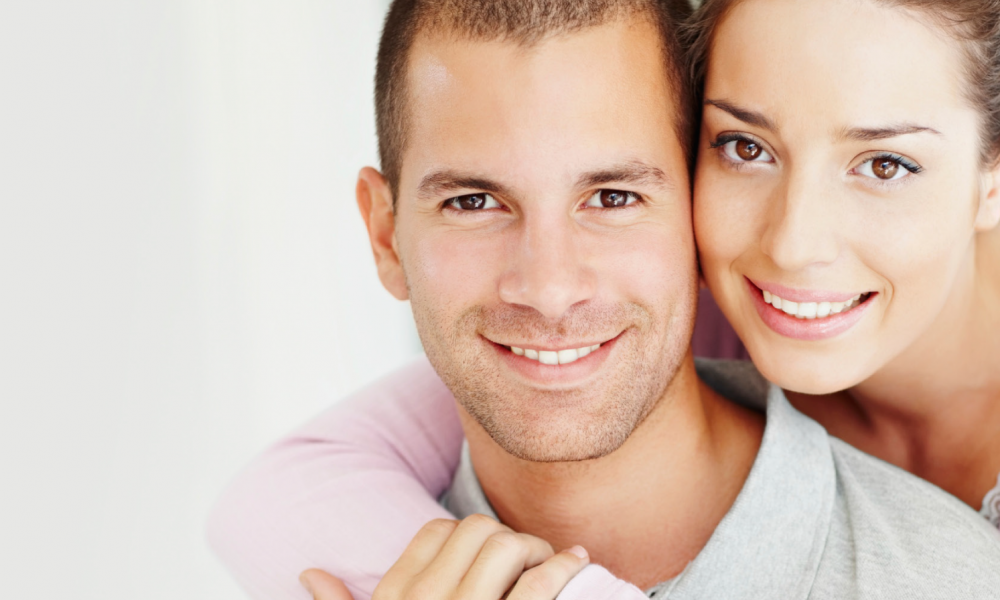
#> input picture learncv/assets/images/twopeoplewitheyes.png, 1000 x 600 px, found by its file name
$ python detectface.py
#> lines starting #> are read from the running program, lines starting #| are printed output that depends on the picture; after the words box and inside, x2 and y2 are one past the last pixel; in counts of white or black regions, pixels touching at a corner belong together
import numpy as np
import cv2
import os

# hold training data
def main():
    # print("This is running.")
    # getting the classifiers that come with opencv

    faceCascadeClassifierPath = (
        "./learncv/assets/classifiers/haarcascade_frontalface_default.xml"
    )

    eyeCascadeClassifierPath = (
        "./learncv/assets/classifiers/haarcascade_eye.xml"
    )

    print("cur path:", os.getcwd())

    faceCascade = cv2.CascadeClassifier(faceCascadeClassifierPath)
    # print("face cascade", faceCascade)
    eyeCascade = cv2.CascadeClassifier(eyeCascadeClassifierPath)
    # print("eyeCascade", eyeCascade)

    # print("This is running")

    img = cv2.imread("./learncv/assets/images/twopeoplewitheyes.png")
#> img is the input picture: shape (600, 1000, 3); mean B, G, R 179.9, 193.2, 216.3
    # gray = cv2.imread("./learncv/assets/images/myface.jpg", 0)
    gray = cv2.cvtColor(img, cv2.COLOR_BGR2GRAY)
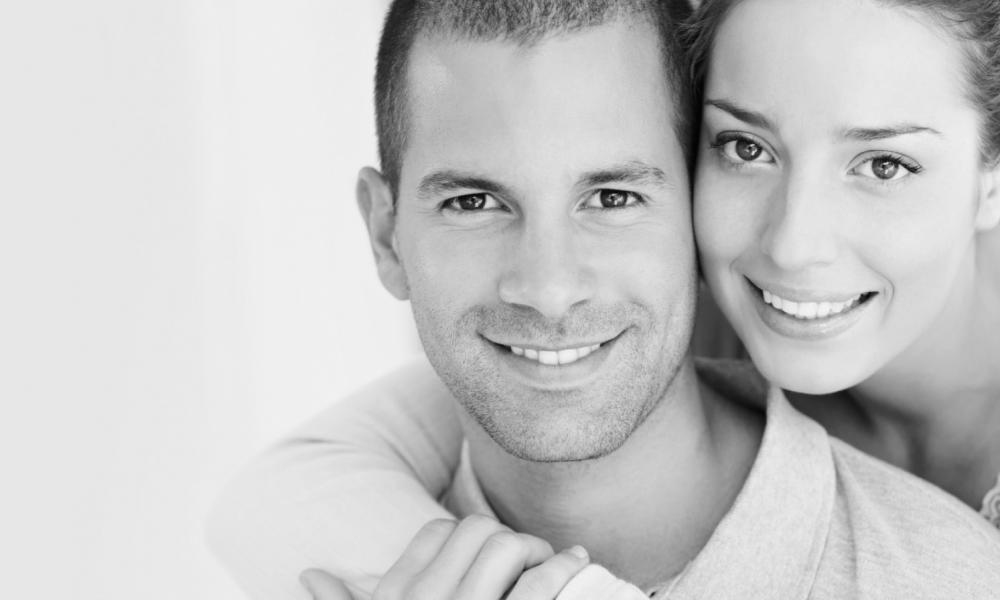
#> gray: shape (600, 1000); min 4, max 245, mean 198.6

    # print("This is running.")

    # not sure what this line does
    faces = faceCascade.detectMultiScale(gray, 1.3, 5)
#> faces = [[361, 59, 373, 373], [654, 36, 331, 331]]
    # detect multiscale does the detection and faceCascade is the classifier
    print(faces)
#| [[361  59 373 373]
#|  [654  36 331 331]]
    for (x, y, w, h) in faces:
        print("x, y, w, h", x, y, w, h)
        cv2.rectangle(img, (x, y), (x+w, y+h), (255, 0, 0), 2)
        roiGray = gray[y:y+h, x:x+w]
        roiColor = img[y:y+h, x:x+w]
        eyes = eyeCascade.detectMultiScale(roiGray)

        for (ex, ey, ew, eh) in eyes[:2]:
            print("eyes:", ex, ey, ew, eh)
            cv2.rectangle(roiColor, (ex, ey), (ex+ew, ey+eh), (0, 255, 0), 2)
#> this loop made 2 passes
#> (x, y, w, h, eyes) on passes 1 to 2: (361, 59, 373, 373, [[74, 109, 68, 68], [216, 108, 63, 63]]), (654, 36, 331, 331, [[185, 92, 77, 77], [51, 76, 74, 74], [186, 235, 54, 54]])
#| x, y, w, h 361 59 373 373
#| eyes: 74 109 68 68
#| eyes: 216 108 63 63
#| x, y, w, h 654 36 331 331
#| eyes: 185 92 77 77
#| eyes: 51 76 74 74
#> pass 1, in main, `roiGray = gray[y:y+h, x:x+w]`:
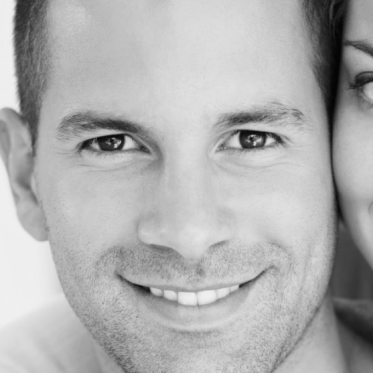
#> roiGray: shape (373, 373); min 4, max 240, mean 175.2
#> pass 1, in main, `roiColor = img[y:y+h, x:x+w]`:
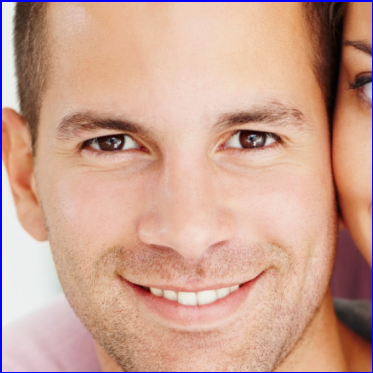
#> roiColor: shape (373, 373, 3); mean B, G, R 145.3, 162.1, 204.1
#> pass 2, in main, `roiGray = gray[y:y+h, x:x+w]`:
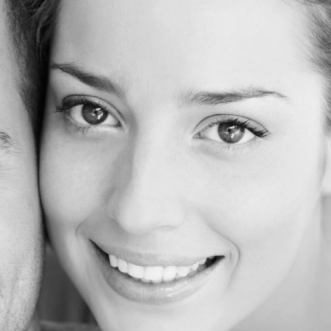
#> roiGray: shape (331, 331); min 4, max 245, mean 185
#> pass 2, in main, `roiColor = img[y:y+h, x:x+w]`:
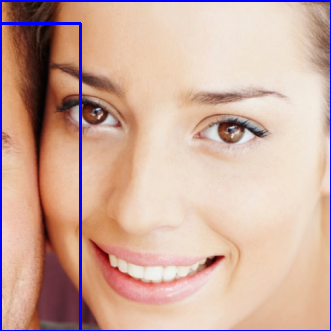
#> roiColor: shape (331, 331, 3); mean B, G, R 158.8, 172.3, 206.9
#> after the loop:
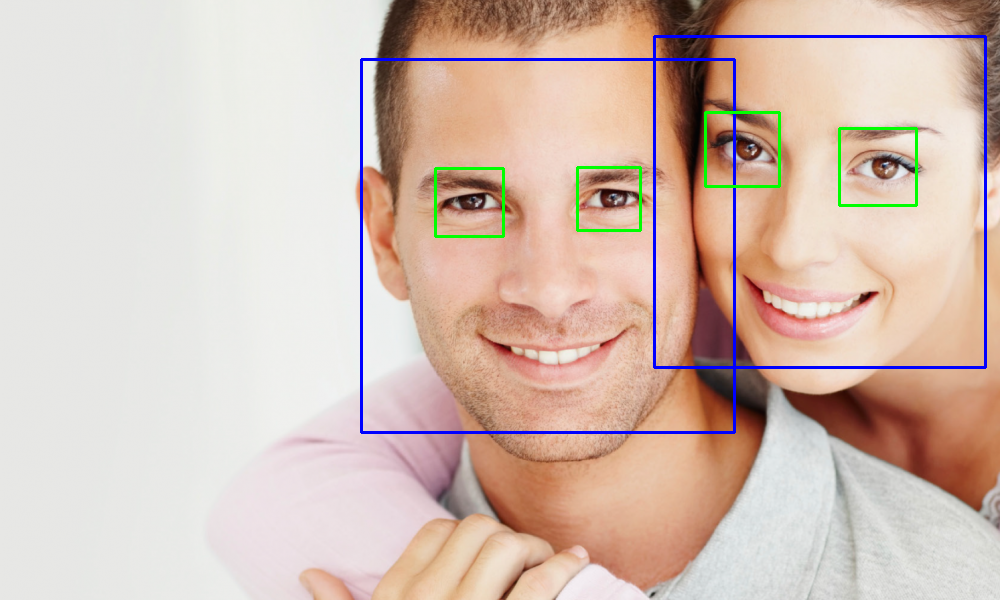
#> img: shape (600, 1000, 3); 1.96% of pixels changed, all inside (x1, y1, x2, y2) = (360, 35, 987, 434)
#> after the loop:
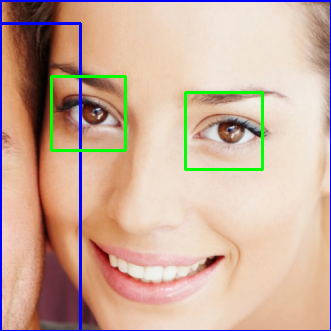
#> roiColor: shape (331, 331, 3); 1.65% of pixels changed, all inside (x1, y1, x2, y2) = (50, 75, 264, 171)

    cv2.imshow("My Face", img)
    cv2.waitKey(0)
    cv2.destroyAllWindows()

if __name__ == "__main__":
    main()
